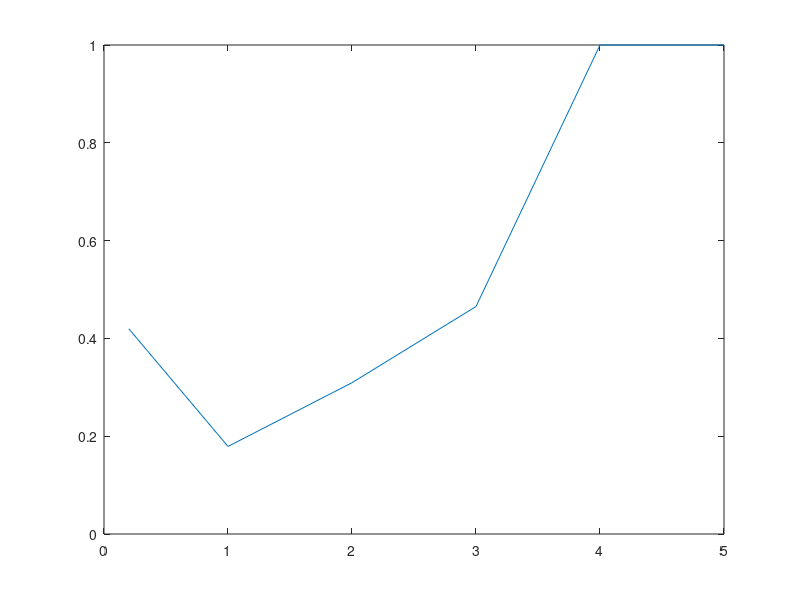
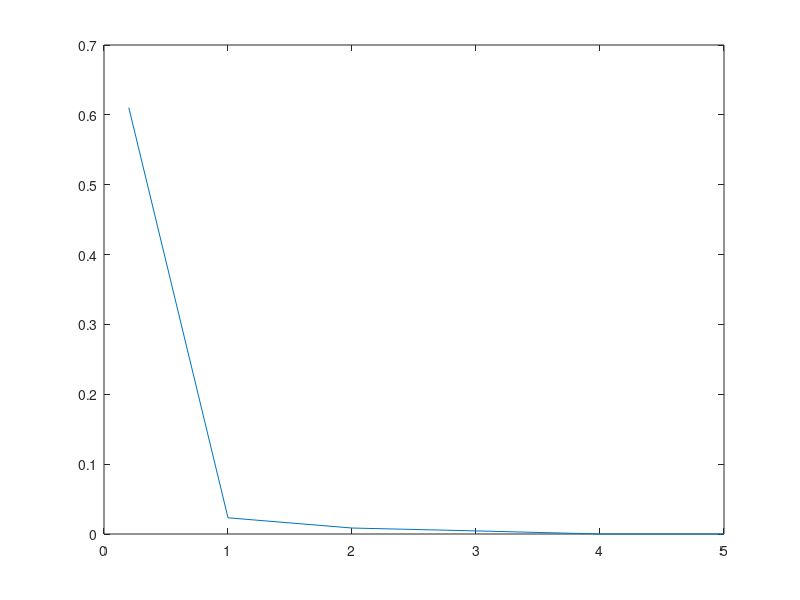

These figures' MATLAB source, in order:
function [cl,cd,phi,aoa,a,ap]=BEMeb3
%% Preallocate space for variables within loop
%Determine size of test vectors/arrays
ns=length([5 8 11 14 17 21]);
RNodes=[0.2 1.0 2.0 3.0 4.0 5.0];
Chord=[0.7 0.71 0.44 0.3 0.23 0.19];
twst=pi/180*[29.0 15.7 5.1 0.9 -1.3 -2.6];

rhub=0.2;
rtip=5.0;
a0=zeros(1,ns); %Old (previous iteration) axial induction factor
ap0=zeros(1,ns); %Old (previous iteration) tangential induction factor
phi=zeros(1,ns); %Local inflow angle
aoa=zeros(1,ns); %Local angle of attack
cl=zeros(1,ns); %Local lift coefficient
cd=zeros(1,ns); %Local drag coefficient
ct=zeros(1,ns); %Local thrust coefficient
ftip=zeros(1,ns); %Tip loss factor
fhub=zeros(1,ns); %Hub loss factor
f=zeros(1,ns); %Total loss corection factor
fiter=zeros(1,ns); %Converence flag for gridpoints ('1' if converged, '9999' if not)

%% Define convergence criteria
tol=1e-6; %Convergence tolerance
da=ones(1,ns); %Set initial value for axial induction factor residual equal to 1
dap=ones(1,ns); %Set initial value for tangential induction factor residual equal to 1
ncv=find(da>tol | dap>tol); %Identify all nonconverged points (all initially)
miter=5000; %Maximum number of allowable iterations
wt=0.5; %Weighting factor on corrections to balance speed with stability (faster as you 
        %approach 1, but less stable)

%% Compute relevant velocity/angle components
Uinf=4.5;
Om=11.2;
ptch=0.0;

%% Compute initial guesses of key variables
ptch=ptch';
sigmap=3*Chord./(2.*pi.*RNodes); %Local solidity
lambdar=Om*RNodes/Uinf; %Local speed ratio

% Initial values for axial and tangential induction factors
a=real(0.25*(2+pi*lambdar.*sigmap-sqrt(4-4*pi*lambdar.*sigmap+pi*lambdar.^2.*sigmap.*(8*(twst+ptch)+pi*sigmap))));
size(a)
size(a0)
ap=zeros(size(a));
a=zeros(size(a));
%% Primary loop for BEM
for j=1:3000
    % Save previous values of axial and tangential induction factors
    a0(ncv)=a(ncv);
    ap0(ncv)=ap(ncv);
    
    % Compute inflow angle and angle of attack
    a
    ap
    phi(ncv)=atan2(Uinf*(1-a(ncv)),Om*RNodes(ncv).*(1+ap(ncv)));
    aoa(ncv)=(phi(ncv)-(twst(ncv)+ptch));
    
    % Interpolate over airfoil database for lift and drag coefficients
for ii=1:ns
    if (aoa(ii)<0.2443)
    cl(ii)=26.95*aoa(ii)^3-16.67*aoa(ii)^2 + 7.9*aoa(ii)-0.02195;
    end
    if (aoa(ii)>0.2443)
    cl(ii)=(-0.1275*aoa(ii)^2 +0.2109*aoa(ii)-0.0388)/(aoa(ii)^3-1.721*aoa(ii)^2+0.9863*aoa(ii)-0.1495);
    end
   
    if (aoa(ii)<0.1745)
    cd(ii)=0.0;
    end
    if (aoa(ii)>0.1745)
    cd(ii)=0.0;
    end   
   
end
  cl
  cd(ncv)=0.0;
    % Compute elemental thrust coefficient
    ct(ncv)=sigmap(ncv).*(1-a(ncv)).^2.*(cl(ncv).*cos(phi(ncv))+cd(ncv).*sin(phi(ncv)))./ ...
        sin(phi(ncv)).^2;
    
    % Compute loss correction factor due to tip and hub losses
    f(ncv)=1.0;
    % Compute axial induction factor using conventional BEM theory

    a(ncv)=((1+4.*f(ncv).*sin(phi(ncv)).^2./(sigmap(ncv).*(cl(ncv).*cos(phi(ncv))+cd(ncv).*sin(phi(ncv))))).^-1);
      % Identify highly loaded gridpoints (requires use of modified Glauert correction for 
    % axial induction factor)
    
        % Compute tangential induction factor
    ap(ncv)=sigmap(ncv).*cl(ncv)./(4.0*(Om*RNodes(ncv)/Uinf).*sin(phi(ncv))).*(1.0-a(ncv));
       
    % Compute residuals
    da(ncv)=abs(a0(ncv)-a(ncv));
    dap(ncv)=abs(ap0(ncv)-ap(ncv));
    
    % Apply corrective weighting for convergence stability
    if wt>0
        a(ncv)=a0(ncv)+wt.*(a(ncv)-a0(ncv));
        ap(ncv)=ap0(ncv)+wt.*(ap(ncv)-ap0(ncv));
    end

    % Clear all gridpoint flags in preparation for next loop
    clear ncv ncvf ncvcl ida idap
    
    % Identify nonconverged gridpoints
    ncv=find(da>tol | dap>tol);
    
    % If all points meet convergence criteria, break loop
    if isempty(ncv)
        break
    end
    
    % If maximum allowable iterations has been reached, flag nonconverged gridpoints 
    % with '9999'
    if j==miter
        fiter(ncv)=9999;
    else
        fiter(ncv)=j;
    end
end

lambdar
ncv
plot(RNodes,a)
figure
plot(RNodes,ap)
ef=lambdar.^3.*(1-a).*ap.*(1-cd./cl.*cot(phi)).*f;
dela=(lambdar(2:ns)-lambdar(1:ns-1))/2;
cipi=8/(lambdar(ns))^2*sum(dela.*(ef(2:ns)+ef(1:ns-1)))